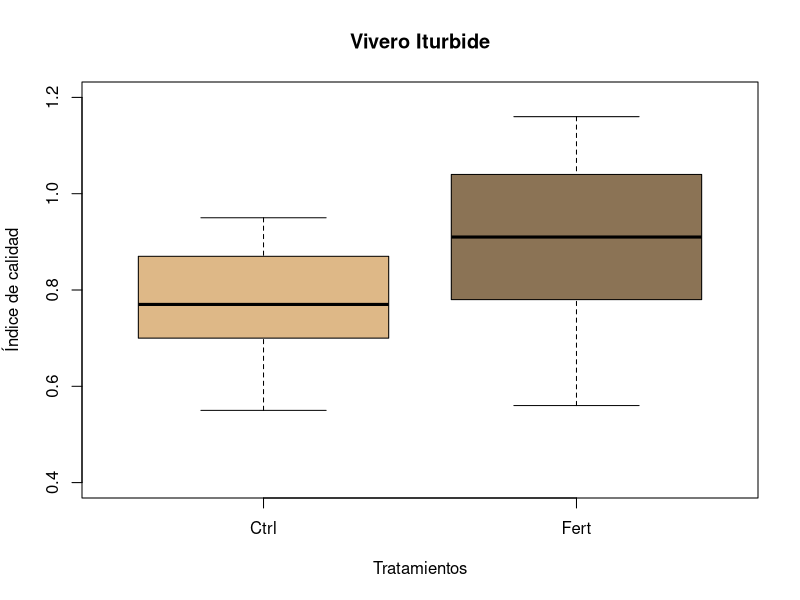
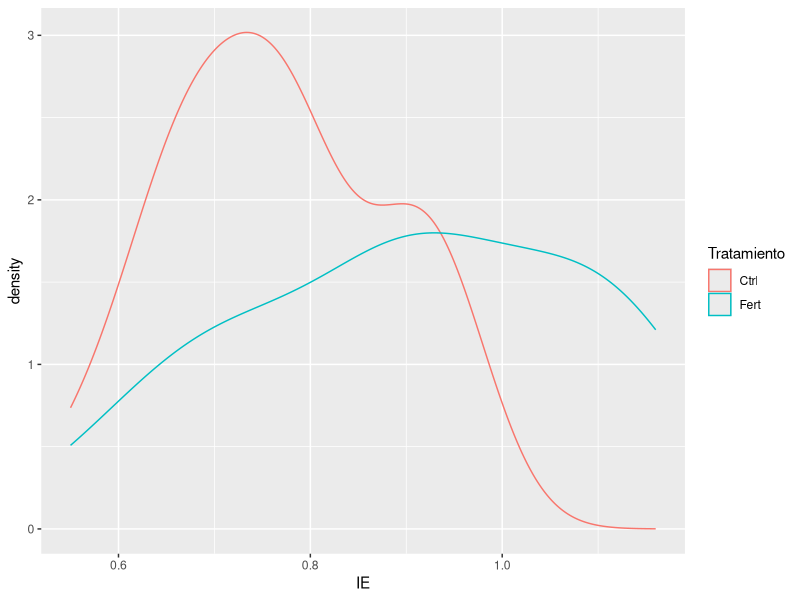

Reproduce these figures in R, in order.
# Pruebas de t
# caso de muestras independientes 
# ESRG 
# 27/08/25

#Importar datos de Índice de calidad 
calidad <- read.csv("CalidadDePlantulas.csv", header = T)

#Función as.factor para que lo tome como un factor, para que lo tome 
# como dos grupos --> Ctrl y Fert
calidad$Tratamiento <- as.factor(calidad$Tratamiento)

colores <- c("burlywood", "burlywood4")
boxplot(calidad$IE ~ calidad$Tratamiento, 
        col= colores,
        xlab= "Tratamientos", 
        ylab= "Índice de calidad",
        ylim= c(0.4,1.2), 
        main="Vivero Iturbide")

#Estadistica descriptiva 

#tapply sirve para obtener un valor cuando tenemos 
# varios grupos 

tapply(calidad$IE,calidad$Tratamiento,mean)
#Respuesta: IE 0.7676190 TRATAMIENTO  0.9066667  

tapply(calidad$IE, calidad$Tratamiento, var)
#Respuesta: IE 0.01329905 TRATAMIENTO 0.03238333 
#Se observa que la varianza del grupo fert es 3 veces más 
#grande que el grupo Control (Ctrl)

#Revisar el comportamiento de los datos 

#Primero se debe correr el paquete que instalamos 
library(ggplot2)
ggplot(calidad, aes(x=IE, color=Tratamiento))+
  geom_density()
# La línea roja son los datos de ctrl, la azul es la de fertilizante
# esto solo nos indica como se comportan los datos

